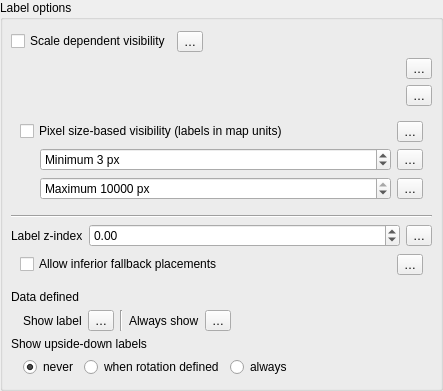
                       <widget class="QgsCollapsibleGroupBox" name="mRenderingLabelGrpBx">
                        <property name="title">
                         <string>Label options</string>
                        </property>
                        <property name="syncGroup" stdset="0">
                         <string notr="true">labelrenderinggroup</string>
                        </property>
                        <layout class="QVBoxLayout" name="verticalLayout_16">
                         <property name="leftMargin">
                          <number>8</number>
                         </property>
                         <property name="rightMargin">
                          <number>8</number>
                         </property>
                         <item>
                          <layout class="QGridLayout" name="gridLayout_9">
                           <property name="verticalSpacing">
                            <number>6</number>
                           </property>
                           <item row="0" column="0">
                            <widget class="QCheckBox" name="mScaleBasedVisibilityChkBx">
                             <property name="sizePolicy">
                              <sizepolicy hsizetype="Maximum" vsizetype="Fixed">
                               <horstretch>0</horstretch>
                               <verstretch>0</verstretch>
                              </sizepolicy>
                             </property>
                             <property name="text">
                              <string>Scale dependent visibility</string>
                             </property>
                            </widget>
                           </item>
                           <item row="0" column="1">
                            <widget class="QgsPropertyOverrideButton" name="mScaleBasedVisibilityDDBtn">
                             <property name="text">
                              <string>…</string>
                             </property>
                            </widget>
                           </item>
                           <item row="0" column="2">
                            <spacer name="horizontalSpacer_4">
                             <property name="orientation">
                              <enum>Qt::Orientation::Horizontal</enum>
                             </property>
                             <property name="sizeHint" stdset="0">
                              <size>
                               <width>0</width>
                               <height>20</height>
                              </size>
                             </property>
                            </spacer>
                           </item>
                           <item row="1" column="0" colspan="3">
                            <widget class="QFrame" name="mScaleBasedVisibilityFrame">
                             <property name="frameShape">
                              <enum>QFrame::Shape::NoFrame</enum>
                             </property>
                             <layout class="QGridLayout" name="gridLayout_2" columnstretch="0,1,0">
                              <property name="leftMargin">
                               <number>20</number>
                              </property>
                              <property name="topMargin">
                               <number>0</number>
                              </property>
                              <property name="rightMargin">
                               <number>0</number>
                              </property>
                              <property name="bottomMargin">
                               <number>0</number>
                              </property>
                              <property name="verticalSpacing">
                               <number>6</number>
                              </property>
                              <item row="1" column="1">
                               <widget class="QgsScaleWidget" name="mMaxScaleWidget" native="true">
                                <property name="focusPolicy">
                                 <enum>Qt::FocusPolicy::StrongFocus</enum>
                                </property>
                                <property name="toolTip">
                                 <string>Maximum scale, i.e. most &quot;zoomed in&quot;.
This limit is inclusive, that means the label will be displayed on this scale.</string>
                                </property>
                               </widget>
                              </item>
                              <item row="1" column="2">
                               <widget class="QgsPropertyOverrideButton" name="mScaleBasedVisibilityMaxDDBtn">
                                <property name="text">
                                 <string>…</string>
                                </property>
                               </widget>
                              </item>
                              <item row="0" column="1">
                               <widget class="QgsScaleWidget" name="mMinScaleWidget" native="true">
                                <property name="focusPolicy">
                                 <enum>Qt::FocusPolicy::StrongFocus</enum>
                                </property>
                                <property name="toolTip">
                                 <string>Minimum scale, i.e. most &quot;zoomed out&quot;.
This limit is exclusive, that means the label will not be displayed on this scale.</string>
                                </property>
                               </widget>
                              </item>
                              <item row="0" column="2">
                               <widget class="QgsPropertyOverrideButton" name="mScaleBasedVisibilityMinDDBtn">
                                <property name="text">
                                 <string>…</string>
                                </property>
                               </widget>
                              </item>
                              <item row="0" column="0">
                               <widget class="QLabel" name="mLabelMinScale">
                                <property name="toolTip">
                                 <string>Minimum scale, i.e. most &quot;zoomed out&quot;.
This limit is exclusive, that means the label will not be displayed on this scale.</string>
                                </property>
                                <property name="text">
                                 <string/>
                                </property>
                                <property name="pixmap">
                                 <pixmap resource="../../images/images.qrc">:/images/themes/default/mActionZoomOut.svg</pixmap>
                                </property>
                               </widget>
                              </item>
                              <item row="1" column="0">
                               <widget class="QLabel" name="mLabelMaxScale">
                                <property name="toolTip">
                                 <string>Maximum scale, i.e. most &quot;zoomed in&quot;.
This limit is inclusive, that means the label will be displayed on this scale.</string>
                                </property>
                                <property name="text">
                                 <string/>
                                </property>
                                <property name="pixmap">
                                 <pixmap resource="../../images/images.qrc">:/images/themes/default/mActionZoomIn.svg</pixmap>
                                </property>
                               </widget>
                              </item>
                             </layout>
                            </widget>
                           </item>
                          </layout>
                         </item>
                         <item>
                          <widget class="QWidget" name="mFramePixelSizeVisibility" native="true">
                           <layout class="QGridLayout" name="gridLayout_16">
                            <property name="verticalSpacing">
                             <number>6</number>
                            </property>
                            <item row="1" column="0" colspan="3">
                             <widget class="QFrame" name="mFontLimitPixelFrame">
                              <property name="frameShape">
                               <enum>QFrame::Shape::NoFrame</enum>
                              </property>
                              <layout class="QGridLayout" name="gridLayout_32">
                               <property name="leftMargin">
                                <number>20</number>
                               </property>
                               <property name="topMargin">
                                <number>0</number>
                               </property>
                               <property name="rightMargin">
                                <number>0</number>
                               </property>
                               <property name="bottomMargin">
                                <number>0</number>
                               </property>
                               <property name="verticalSpacing">
                                <number>6</number>
                               </property>
                               <item row="0" column="0">
                                <widget class="QgsSpinBox" name="mFontMinPixelSpinBox">
                                 <property name="sizePolicy">
                                  <sizepolicy hsizetype="MinimumExpanding" vsizetype="Fixed">
                                   <horstretch>0</horstretch>
                                   <verstretch>0</verstretch>
                                  </sizepolicy>
                                 </property>
                                 <property name="toolTip">
                                  <string>Labels will not show if smaller than this on screen</string>
                                 </property>
                                 <property name="suffix">
                                  <string> px</string>
                                 </property>
                                 <property name="prefix">
                                  <string>Minimum </string>
                                 </property>
                                 <property name="minimum">
                                  <number>1</number>
                                 </property>
                                 <property name="maximum">
                                  <number>1000</number>
                                 </property>
                                 <property name="value">
                                  <number>3</number>
                                 </property>
                                 <property name="showClearButton" stdset="0">
                                  <bool>false</bool>
                                 </property>
                                </widget>
                               </item>
                               <item row="0" column="1">
                                <widget class="QgsPropertyOverrideButton" name="mFontMinPixelDDBtn">
                                 <property name="text">
                                  <string>…</string>
                                 </property>
                                </widget>
                               </item>
                               <item row="1" column="0">
                                <widget class="QgsSpinBox" name="mFontMaxPixelSpinBox">
                                 <property name="sizePolicy">
                                  <sizepolicy hsizetype="MinimumExpanding" vsizetype="Fixed">
                                   <horstretch>0</horstretch>
                                   <verstretch>0</verstretch>
                                  </sizepolicy>
                                 </property>
                                 <property name="toolTip">
                                  <string>Labels will not show if larger than this on screen</string>
                                 </property>
                                 <property name="suffix">
                                  <string> px</string>
                                 </property>
                                 <property name="prefix">
                                  <string>Maximum </string>
                                 </property>
                                 <property name="minimum">
                                  <number>1</number>
                                 </property>
                                 <property name="maximum">
                                  <number>10000</number>
                                 </property>
                                 <property name="value">
                                  <number>10000</number>
                                 </property>
                                 <property name="showClearButton" stdset="0">
                                  <bool>false</bool>
                                 </property>
                                </widget>
                               </item>
                               <item row="1" column="1">
                                <widget class="QgsPropertyOverrideButton" name="mFontMaxPixelDDBtn">
                                 <property name="text">
                                  <string>…</string>
                                 </property>
                                </widget>
                               </item>
                              </layout>
                             </widget>
                            </item>
                            <item row="0" column="2">
                             <widget class="QgsPropertyOverrideButton" name="mFontLimitPixelDDBtn">
                              <property name="text">
                               <string>…</string>
                              </property>
                             </widget>
                            </item>
                            <item row="0" column="0" colspan="2">
                             <widget class="QCheckBox" name="mFontLimitPixelChkBox">
                              <property name="sizePolicy">
                               <sizepolicy hsizetype="Maximum" vsizetype="Fixed">
                                <horstretch>0</horstretch>
                                <verstretch>0</verstretch>
                               </sizepolicy>
                              </property>
                              <property name="text">
                               <string>Pixel size-based visibility (labels in map units)</string>
                              </property>
                             </widget>
                            </item>
                           </layout>
                          </widget>
                         </item>
                         <item>
                          <widget class="Line" name="line_2">
                           <property name="orientation">
                            <enum>Qt::Orientation::Horizontal</enum>
                           </property>
                          </widget>
                         </item>
                         <item>
                          <layout class="QHBoxLayout" name="horizontalLayout_8">
                           <item>
                            <widget class="QLabel" name="label_16">
                             <property name="text">
                              <string>Label z-index</string>
                             </property>
                            </widget>
                           </item>
                           <item>
                            <widget class="QgsDoubleSpinBox" name="mZIndexSpinBox">
                             <property name="sizePolicy">
                              <sizepolicy hsizetype="Expanding" vsizetype="Fixed">
                               <horstretch>0</horstretch>
                               <verstretch>0</verstretch>
                              </sizepolicy>
                             </property>
                             <property name="toolTip">
                              <string>Controls how labels are drawn on top of each other. Labels with a higher z-index are drawn above labels and diagrams with a lower z-index.</string>
                             </property>
                             <property name="minimum">
                              <double>-9999999.000000000000000</double>
                             </property>
                             <property name="maximum">
                              <double>9999999.000000000000000</double>
                             </property>
                            </widget>
                           </item>
                           <item>
                            <widget class="QgsPropertyOverrideButton" name="mZIndexDDBtn">
                             <property name="text">
                              <string>…</string>
                             </property>
                            </widget>
                           </item>
                          </layout>
                         </item>
                         <item>
                          <widget class="QWidget" name="mInferiorPlacementWidget" native="true">
                           <layout class="QHBoxLayout" name="horizontalLayout_20">
                            <property name="topMargin">
                             <number>1</number>
                            </property>
                            <item>
                             <widget class="QCheckBox" name="mCheckAllowDegradedPlacement">
                              <property name="toolTip">
                               <string>If checked, then inferior placements are permitted when a label cannot otherwise be placed. For instance, it will permit a line label to be placed horizontal over the center of a line which is otherwise too short to fit the label text.</string>
                              </property>
                              <property name="text">
                               <string>Allow inferior fallback placements</string>
                              </property>
                             </widget>
                            </item>
                            <item>
                             <widget class="QgsPropertyOverrideButton" name="mAllowInferiorPlacementDBtn">
                              <property name="text">
                               <string>…</string>
                              </property>
                             </widget>
                            </item>
                           </layout>
                          </widget>
                         </item>
                         <item>
                          <widget class="QFrame" name="mLabelRenderingDDFrame">
                           <property name="frameShape">
                            <enum>QFrame::Shape::NoFrame</enum>
                           </property>
                           <property name="frameShadow">
                            <enum>QFrame::Shadow::Raised</enum>
                           </property>
                           <layout class="QGridLayout" name="gridLayout_5">
                            <property name="leftMargin">
                             <number>0</number>
                            </property>
                            <property name="topMargin">
                             <number>0</number>
                            </property>
                            <property name="rightMargin">
                             <number>0</number>
                            </property>
                            <property name="bottomMargin">
                             <number>0</number>
                            </property>
                            <property name="verticalSpacing">
                             <number>6</number>
                            </property>
                            <item row="1" column="5">
                             <widget class="QgsPropertyOverrideButton" name="mAlwaysShowDDBtn">
                              <property name="text">
                               <string>…</string>
                              </property>
                             </widget>
                            </item>
                            <item row="1" column="1">
                             <widget class="QLabel" name="mShowLabelLabel">
                              <property name="enabled">
                               <bool>true</bool>
                              </property>
                              <property name="sizePolicy">
                               <sizepolicy hsizetype="Maximum" vsizetype="Preferred">
                                <horstretch>0</horstretch>
                                <verstretch>0</verstretch>
                               </sizepolicy>
                              </property>
                              <property name="text">
                               <string>Show label</string>
                              </property>
                             </widget>
                            </item>
                            <item row="1" column="2">
                             <widget class="QgsPropertyOverrideButton" name="mShowLabelDDBtn">
                              <property name="text">
                               <string>…</string>
                              </property>
                             </widget>
                            </item>
                            <item row="1" column="0">
                             <spacer name="horizontalSpacer_10">
                              <property name="orientation">
                               <enum>Qt::Orientation::Horizontal</enum>
                              </property>
                              <property name="sizeType">
                               <enum>QSizePolicy::Policy::Fixed</enum>
                              </property>
                              <property name="sizeHint" stdset="0">
                               <size>
                                <width>6</width>
                                <height>20</height>
                               </size>
                              </property>
                             </spacer>
                            </item>
                            <item row="0" column="0" colspan="7">
                             <widget class="QLabel" name="label_3">
                              <property name="text">
                               <string>Data defined</string>
                              </property>
                             </widget>
                            </item>
                            <item row="1" column="6">
                             <spacer name="horizontalSpacer_23">
                              <property name="orientation">
                               <enum>Qt::Orientation::Horizontal</enum>
                              </property>
                              <property name="sizeHint" stdset="0">
                               <size>
                                <width>195</width>
                                <height>20</height>
                               </size>
                              </property>
                             </spacer>
                            </item>
                            <item row="1" column="4">
                             <widget class="QLabel" name="mAlwaysShowLabel">
                              <property name="sizePolicy">
                               <sizepolicy hsizetype="Maximum" vsizetype="Preferred">
                                <horstretch>0</horstretch>
                                <verstretch>0</verstretch>
                               </sizepolicy>
                              </property>
                              <property name="text">
                               <string>Always show</string>
                              </property>
                             </widget>
                            </item>
                            <item row="1" column="3">
                             <widget class="Line" name="line_4">
                              <property name="orientation">
                               <enum>Qt::Orientation::Vertical</enum>
                              </property>
                             </widget>
                            </item>
                           </layout>
                          </widget>
                         </item>
                         <item>
                          <widget class="QFrame" name="mUpsidedownFrame">
                           <layout class="QGridLayout" name="gridLayout">
                            <property name="leftMargin">
                             <number>0</number>
                            </property>
                            <property name="topMargin">
                             <number>0</number>
                            </property>
                            <property name="rightMargin">
                             <number>0</number>
                            </property>
                            <property name="bottomMargin">
                             <number>0</number>
                            </property>
                            <property name="verticalSpacing">
                             <number>6</number>
                            </property>
                            <item row="1" column="3">
                             <widget class="QRadioButton" name="mUpsidedownRadioAll">
                              <property name="text">
                               <string>always</string>
                              </property>
                             </widget>
                            </item>
                            <item row="1" column="1">
                             <widget class="QRadioButton" name="mUpsidedownRadioOff">
                              <property name="sizePolicy">
                               <sizepolicy hsizetype="Maximum" vsizetype="Fixed">
                                <horstretch>0</horstretch>
                                <verstretch>0</verstretch>
                               </sizepolicy>
                              </property>
                              <property name="text">
                               <string>never</string>
                              </property>
                              <property name="checked">
                               <bool>true</bool>
                              </property>
                             </widget>
                            </item>
                            <item row="1" column="2">
                             <widget class="QRadioButton" name="mUpsidedownRadioDefined">
                              <property name="sizePolicy">
                               <sizepolicy hsizetype="Maximum" vsizetype="Fixed">
                                <horstretch>0</horstretch>
                                <verstretch>0</verstretch>
                               </sizepolicy>
                              </property>
                              <property name="text">
                               <string>when rotation defined</string>
                              </property>
                             </widget>
                            </item>
                            <item row="1" column="0">
                             <spacer name="horizontalSpacer_3">
                              <property name="orientation">
                               <enum>Qt::Orientation::Horizontal</enum>
                              </property>
                              <property name="sizeType">
                               <enum>QSizePolicy::Policy::Fixed</enum>
                              </property>
                              <property name="sizeHint" stdset="0">
                               <size>
                                <width>6</width>
                                <height>20</height>
                               </size>
                              </property>
                             </spacer>
                            </item>
                            <item row="0" column="0" colspan="4">
                             <widget class="QLabel" name="mUpsidedownLabel">
                              <property name="text">
                               <string>Show upside-down labels</string>
                              </property>
                             </widget>
                            </item>
                           </layout>
                          </widget>
                         </item>
                        </layout>
                       </widget>
